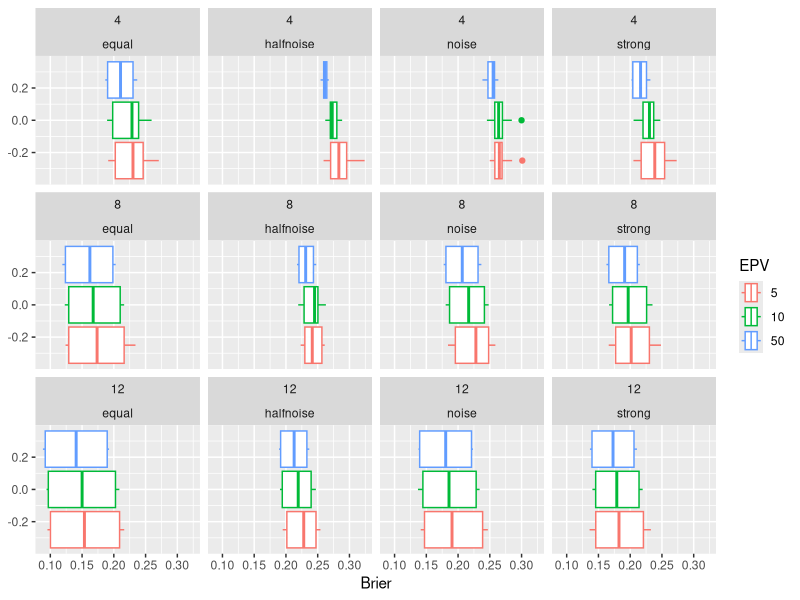

Generate this figure with R: (Note: this script raises an error after producing the figure.)
## ---- chunk 1
library(ggplot2)
library(tidyverse)
rf_extra <- read.csv("simulations_rmse_mae/random_forest_simulation_extra_values.csv")

rf_extra <- rf_extra |>
  mutate(P = factor(P),
         EPV = factor(EPV),
         beta_pattern = factor(beta_pattern))
ggplot(rf_extra) + geom_boxplot(aes(x = Brier, color = EPV)) + facet_wrap(P ~ beta_pattern)
## ---- chunk 2
library(knitr)
include_graphics("images/fig2_boxplots_article.jpg")
## ---- chunk 3
ridge_extra <- read.csv("simulations_rmse_mae/ridge_simulation_extra_values.csv")
mle_extra <- read.csv("simulations_rmse_mae/mle_simulation_extra_values.csv")
rf_extra <- read.csv("simulations_rmse_mae/random_forest_simulation_extra_values.csv")
rf_extra$model <- "Random Forest"
mle_extra$model <- "ML"

combined_metrics <- rbind(ridge_extra, mle_extra)
combined_metrics <- rbind(combined_metrics, rf_extra)

fig2 <- combined_metrics |> pivot_longer(cols = c(rMPSE, MAPE, Brier), 
                                         names_to = "measure",
                                         values_to = "value") |>
  mutate(measure = factor(measure, level = c("rMPSE", "MAPE", "Brier")),
         model = factor(model, level = c("Ridge", "ML", "Random Forest")))

ggplot(fig2) + 
  geom_boxplot(aes(x = model, y = value)) + 
  facet_wrap(measure ~ EPV, scale = "free") +
  theme(axis.text.x = element_text(angle = 45, hjust = 1)) +
  labs(x = "", y = "", caption = "predictor selection strategies perform worse")
## ---- chunk 4
include_graphics("images/fig3_heatmap_article.jpg")
## ---- chunk 5
fig3 <- combined_metrics  |>
  mutate(model = factor(model, level = c("Ridge", "ML", "Random Forest")),
         P = factor(P),
        "Predictor effects" = factor(beta_pattern, level = c("equal", "strong","noise", "halfnoise")),
        "Dist. Predictors" = factor(rho))|> 
  pivot_longer(cols = c(P, "Predictor effects", "Dist. Predictors"), 
                             names_to = "parameter",
                            values_to = "stage") #|>
  #mutate(parameter = factor(measure, level = c("P", "Dist. Predictors", "Predictor effects")))
ggplot(fig3) + 
  geom_tile(aes(x = stage, y = model, fill = rMPSE))+ 
  scale_fill_distiller(palette = "RdYlGn") +
  facet_wrap( ~ parameter, scales = "free") +
  theme(axis.text.x = element_text(angle = 45, hjust = 1))
ggplot(fig3) + 
  geom_tile(aes(x = stage, y = model, fill = MAPE))+ 
  scale_fill_distiller(palette = "RdYlGn") +
  facet_wrap( ~ parameter, scales = "free") +
  theme(axis.text.x = element_text(angle = 45, hjust = 1))
